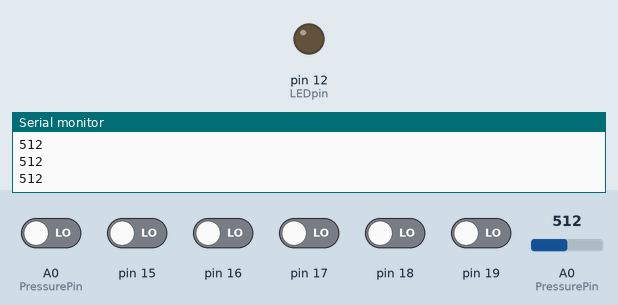
Recording of a sketch running on a simulated Arduino Uno, built with avr-gcc and run on an emulated ATmega328P. Parts: output pins drawn as LEDs (lit = HIGH), the last lines printed to the serial monitor. The test bench sets the inputs (shaded band); at power-on: A0 (PressurePin), pin 15–19 LOW, A0 (PressurePin) = 512.

Above: at 1.2 s.
1.3 s: A0 (PressurePin) set to 900
At 1.8 s:
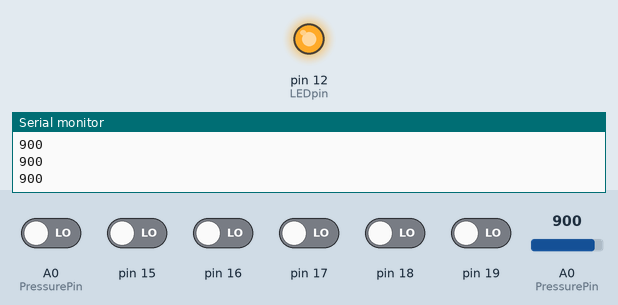
2.8 s: A0 (PressurePin) set to 1023
At 3.1 s:
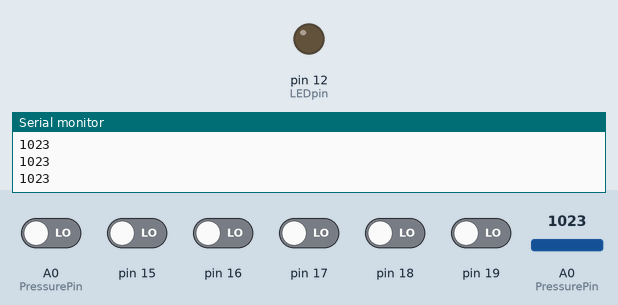
4.3 s: A0 (PressurePin) set to 511
At 6.0 s:
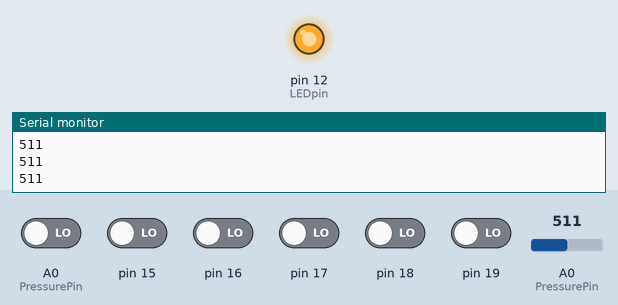
Timing chart, 0 to 12.2 s (numbered marks = the images above; inputs shaded):
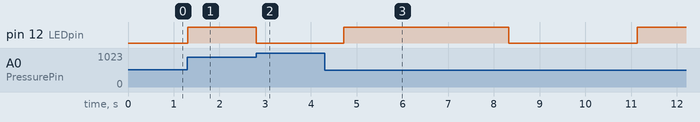

The sketch:

Floormat.ino
```cpp
int PressurePin = A0;
int force;
int LEDpin = 12;

void setup() {
  Serial.begin(9600);
  pinMode(LEDpin,OUTPUT);
}

void loop() {
  force = analogRead(PressurePin);
  Serial.println(force);
  if(force > 175){
    if(digitalRead(force) == HIGH)
    {
      digitalWrite(LEDpin, HIGH);
    }
    else
    {
      digitalWrite(LEDpin, LOW);
    }
  }
  delay(100);
}
```

Measured:
- after the input at 1.3 s, pin 12 (LEDpin): LOW → HIGH at once
- after the input at 2.8 s, pin 12 (LEDpin): HIGH → LOW at once
- after the input at 4.3 s, pin 12 (LEDpin): LOW → HIGH after 0.42 s, → LOW 3.6 s later, → HIGH 2.8 s later
